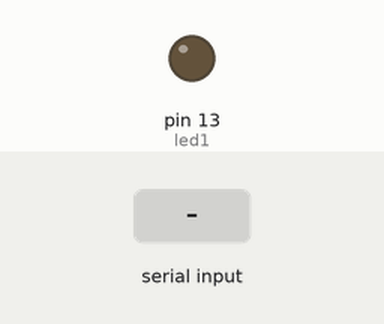
Simulated run of this sketch. Board: Arduino Uno, built with avr-gcc and run on an emulated ATmega328P. On the bench: output pins drawn as LEDs (lit = HIGH). The inputs (shaded band) are chosen by the test bench.

Above: at 1.2 s.
1.3 s: "a" received over Serial
At 1.7 s:
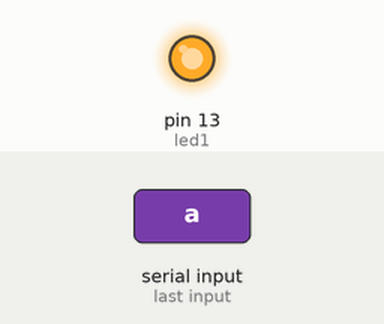
Timing chart, 0 to 4.3 s (numbered marks = the images above; inputs shaded):
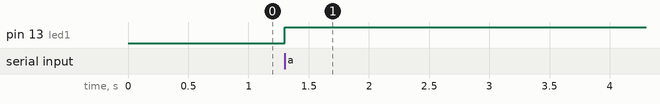

The sketch:

LedYBoton.ino
```cpp
int led1 = 13;
bool estadoLed1 = false;

void setup() {
  Serial.begin(9600);
  pinMode(led1,OUTPUT);
  digitalWrite(led1,estadoLed1); //el led encendera o se apagara segun la variable estadoLed1
}

void loop() {

  if(Serial.available()){ //si hay comunicacion serial...
    char Letra = Serial.read(); //creo una variable y leo una letra
     if(Letra=='a'){
      estadoLed1 = !estadoLed1; //si es una 'a' cambio el estado del led
     }
     digitalWrite(led1,estadoLed1); //prendo o apago el led
  }
}
```

Measured:
- after the input at 1.3 s, pin 13 (led1): LOW → HIGH at once
